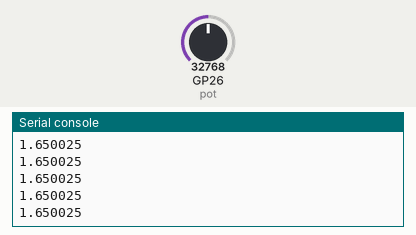
Simulated run of this program. Board: Raspberry Pi Pico running MicroPython. Shown: the last lines printed to the serial console. Inputs (shaded band) come from the test bench; at power-on: GP26 (pot) = 32768 (analog values on the 0–65535 scale).

Above: at 1.2 s.
1.3 s: GP26 (pot) set to 45874
At 1.31 s:
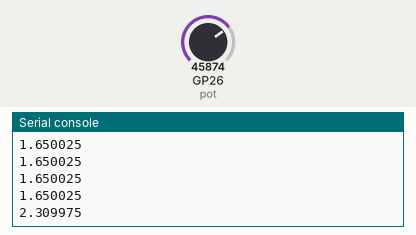
2.8 s: GP26 (pot) set to 57670
At 2.81 s:
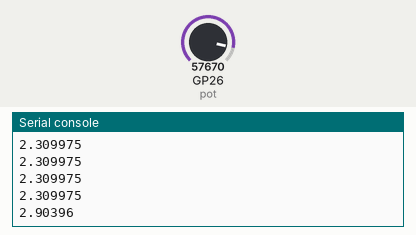
Timing chart, 0 to 5.8 s (numbered marks = the images above; inputs shaded):
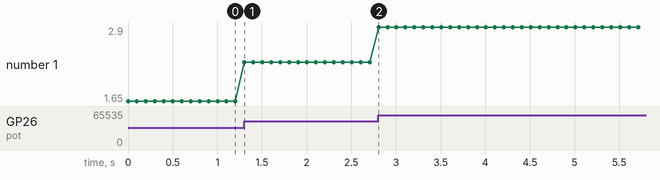

The program:

5-lecturaAnalogicaYvariables.py
```python
from machine import Pin, ADC  # se agregan las clase Pin para manejar puertos y ADC para manejar el convertidor analogo digital
import time

pot = ADC(Pin(26))  # se instancia el objeto led, se crea con la clase ADC asociada al Pin 26
g_vol =3.3/65535    # ganancia ADC de voltaje


while True:
    lectura = pot.read_u16()     #lectura de potenciometro  valor entre 0 - 65535
    voltaje = lectura * g_vol    #lectura convertida a voltios entre 0 V - 3.3 V
    print(voltaje)  # se imprime la lectura analogica del potenciometro
    time.sleep(0.1)   # se crea un pequeño delay para demorar un poco la ejecución
```

Measured:
- after the input at 1.3 s, the serial console: prints a new line at once (image 1)
- after the input at 2.8 s, the serial console: prints a new line at once (image 2)
- plotted number 1: 1.65 → 2.31 after the input at 1.3 s, 2.31 → 2.9 after the input at 2.8 s
